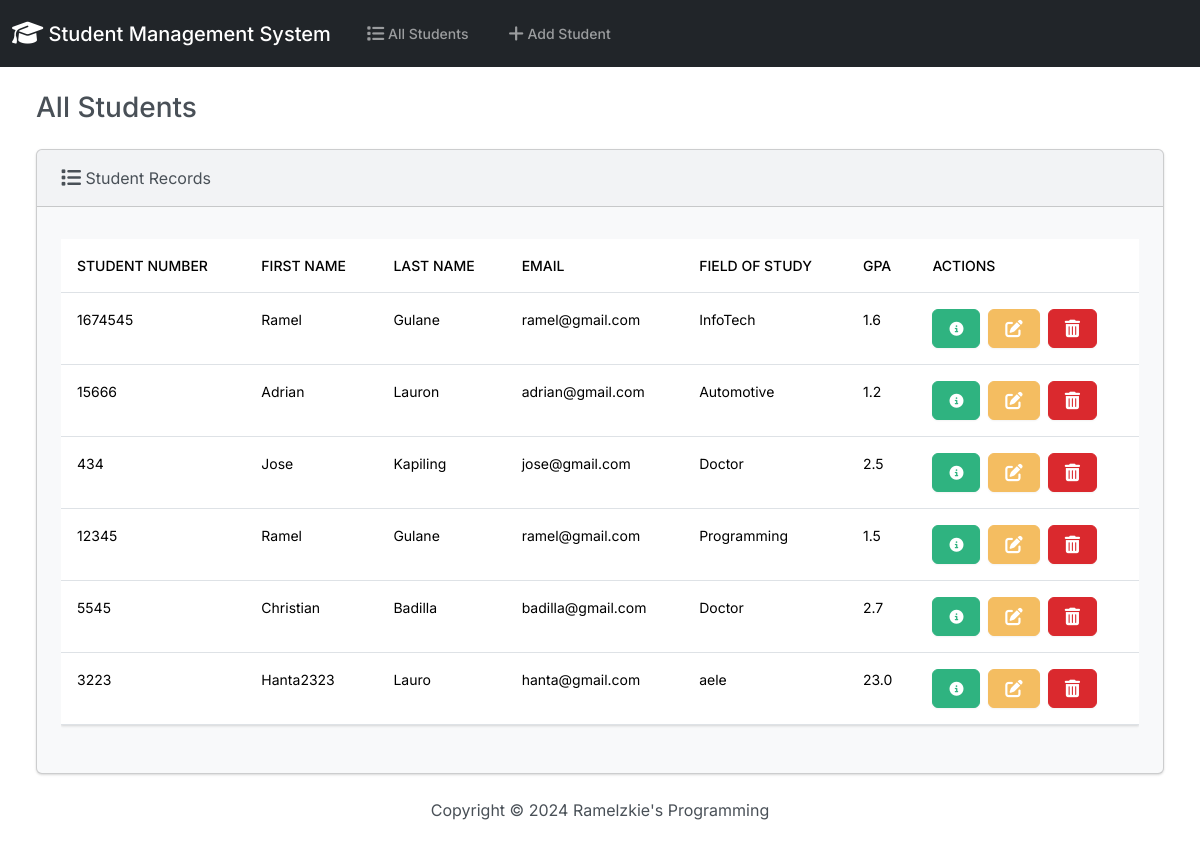
The page / on the database its author committed.
### students/models.py (models this page shows, shortened)
class Student(models.Model):
    student_number = models.PositiveIntegerField()
    first_name = models.CharField(max_length=50)
    last_name = models.CharField(max_length=50)
    email = models.EmailField(max_length=100)
    field_of_study = models.CharField(max_length=50)
    gpa = models.FloatField()

### students/views.py (the view)
# urls.py: path('', views.index, name='index'),
def index(request):
    return render(request, 'students/index.html', {
        'students': Student.objects.all()
    })

### students/templates/students/index.html (shortened to what this page needs)
{% extends "students/base.html"%}
{% block body %}
<h3 class="m-4">All Students</h3>
<div class="row">
  <div class="col-12">
    {% if students %}
    <div class="card bg-light ms-4 me-4 mb-4">
      <div class="card-header">
        <i class="fa-solid fa-list fa-lg"></i> Student Records
      </div>
      <div class="card-body">
        <p class="card-text">
          <div class="table-responsive">
            <table class="table table-hover">
              <thead>
                <tr>
                  <th scope="col">Student Number</th>
                  <th scope="col">First Name</th>
                  <th scope="col">Last Name</th>
                  <th scope="col">Email</th>
                  <th scope="col">Field of Study</th>
                  <th scope="col">GPA</th>
                  <th scope="col">Actions</th>
                </tr>
              </thead>
              <tbody>
                {% for student in students %}
                <tr>
                  <td>{{ student.student_number }}</td>
                  <td>{{ student.first_name }}</td>
                  <td>{{ student.last_name }}</td>
                  <td>{{ student.email }}</td>
                  <td>{{ student.field_of_study }}</td>
                  <td>{{ student.gpa }}</td>
                  <td>
                    <button type="button" class="btn btn-success me-1" href="{% url 'view_student' student.id %}" data-bs-toggle="modal" data-bs-target="#myModal{{student.id}}"><i class="fa-solid fa-circle-info"></i>
                    </button>
                    <a href="{% url 'edit' student.id %}" class="btn btn-warning me-1">
                    </a>
                    <button class="btn btn-danger" type="button" data-bs-toggle="modal" data-bs-target="#delete{{student.id}}">
                    </button>
                  </td>
                </tr>
                {% endfor %}
              </tbody>
            </table>
          </div>
        </p>
      </div>
    </div>
    {% else %}
      <h5 class="alert alert-primary ms-4 me-4">No Student Records</h5>
    {% endif %}
  </div>
</div>
{% endblock %}

### students/templates/students/base.html (shortened to what this page needs)
{% load static %}
<!DOCTYPE html>
<html lang="en">
<head>
    <link rel="stylesheet" href="https://cdnjs.cloudflare.com/ajax/libs/font-awesome/6.5.1/css/all.min.css"/>
    <link rel="stylesheet" href="{% static 'css/bootstrap.min.css'%}">
</head>
<body class="d-flex flex-column min-vh-100">
    <nav class="navbar navbar-expand-lg bg-dark" data-bs-theme="dark">
        <div class="container-fluid">
          <a class="navbar-brand" href="{% url 'index'%}">
            <i class="fa-solid fa-graduation-cap fa-lg"></i> Student Management System
          </a>
          <div class="collapse navbar-collapse" id="navbarColor01">
            <ul class="navbar-nav me-auto">
              <li class="nav-item">
                <a class="nav-link" href="{% url 'index'%}">
                   All Students
                </a>
              </li>
              <li class="nav-item">
                <a class="nav-link" href="{% url 'add' %}">
                   Add Student
                </a>
              </li>
          </div>
        </div>
      </nav>
      <div class="container-fluid">
        {% block body %}
        {% endblock %}
      </div>
      <footer class="mt-auto mb-4">
        <div class="text-center">
          <span>
            Copyright &copy; <script>document.write(new Date().getFullYear())</script> Ramelzkie's Programming
          </span>
        </div>
      </footer>
</body>
</html>

### rows shown on the page
Student: student_number "1674545", first_name "Ramel", last_name "Gulane", email "ramel@gmail.com", field_of_study "InfoTech", gpa "1.6"
Student: student_number "15666", first_name "Adrian", last_name "Lauron", email "adrian@gmail.com", field_of_study "Automotive", gpa "1.2"
Student: student_number "434", first_name "Jose", last_name "Kapiling", email "jose@gmail.com", field_of_study "Doctor", gpa "2.5"
Student: student_number "12345", first_name "Ramel", last_name "Gulane", email "ramel@gmail.com", field_of_study "Programming", gpa "1.5"
Student: student_number "5545", first_name "Christian", last_name "Badilla", email "badilla@gmail.com", field_of_study "Doctor", gpa "2.7"
Student: student_number "3223", first_name "Hanta2323", last_name "Lauro", email "hanta@gmail.com", field_of_study "aele", gpa "23.0"
